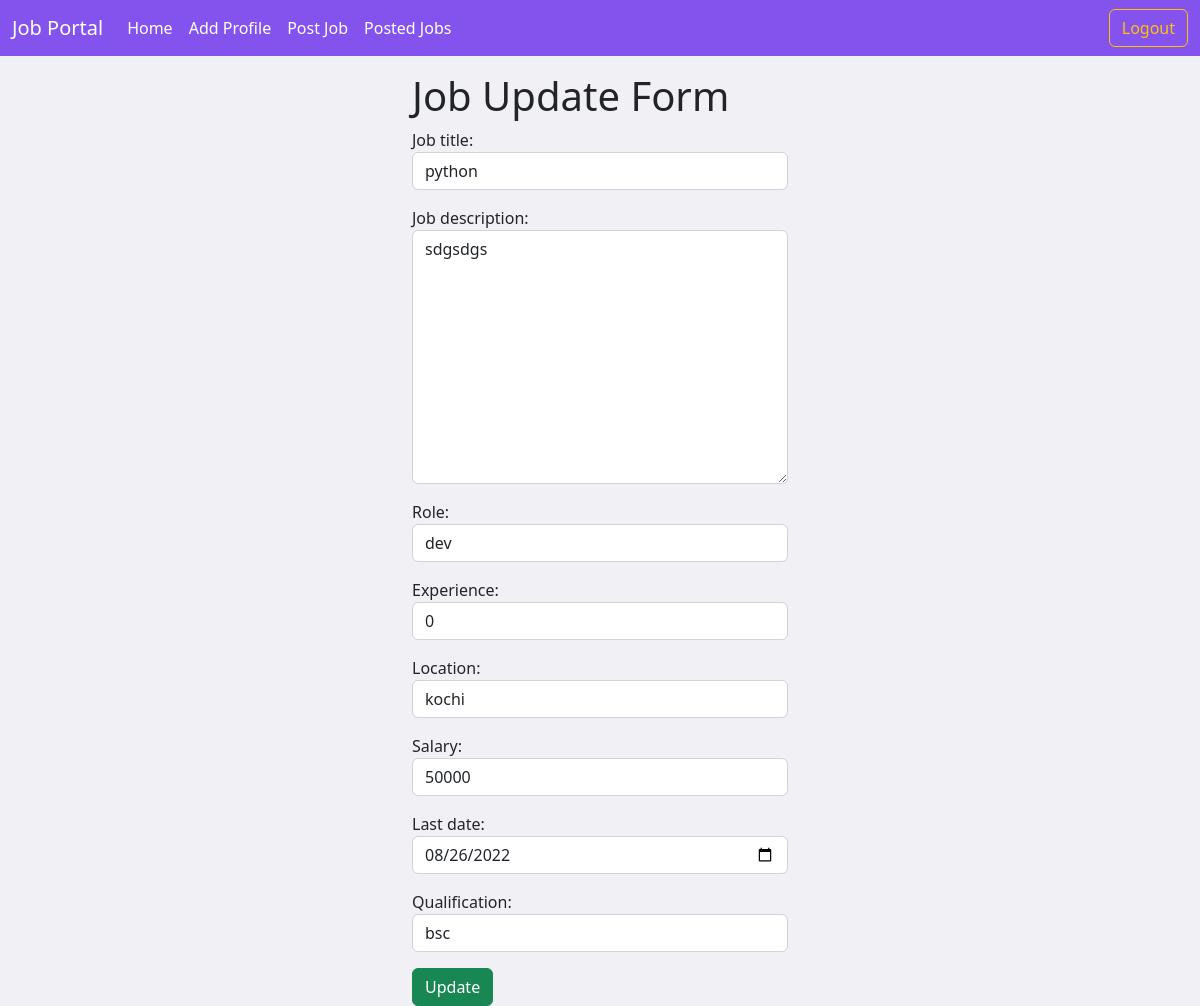
Page /employer/jobs/all/detail/edit/1 (signed in) on the committed database.
### employer/models.py (models this page shows, shortened)
class Jobs(models.Model):
    posted_by = models.ForeignKey(User, on_delete=models.CASCADE, related_name="company")
    job_title = models.CharField(max_length=120)
    job_description = models.TextField()
    role = models.CharField(max_length=120)
    experience = models.PositiveIntegerField(default=0)
    location = models.CharField(max_length=120)
    salary = models.PositiveIntegerField()
    created_date = models.DateField(auto_now_add=True)
    last_date = models.DateField(null=True)
    qualification = models.CharField(max_length=120, null=True)

### employer/views.py (the view)
# urls.py: path("jobs/all/detail/edit/<int:id>", views.JobEditView.as_view(), name="emp-jobedit"),
@method_decorator(signin_required, name="dispatch")
class JobEditView(UpdateView):
    model = Jobs
    form_class = JobUpdateForm
    template_name = "emp-jobedit.html"
    success_url = reverse_lazy("emp-listjob")
    pk_url_kwarg = "id"

### employer/forms.py
class JobUpdateForm(forms.ModelForm):
    class Meta:
        model = Jobs
        exclude = ("posted_by", "created_date")
        widgets = {
            "job_title": forms.TextInput(attrs={"class": "form-control"}),
            "job_description": forms.Textarea(attrs={"class": "form-control"}),
            "role": forms.TextInput(attrs={"class": "form-control"}),
            "experience": forms.NumberInput(attrs={"class": "form-control"}),
            "location": forms.TextInput(attrs={"class": "form-control"}),
            "salary": forms.NumberInput(attrs={"class": "form-control"}),
            "last_date": forms.DateInput(attrs={"class": "form-control", "type": "date"}),
            "qualification": forms.TextInput(attrs={"class": "form-control"})
        }

### employer/templates/emp-jobedit.html (shortened to what this page needs)
{%extends 'base_emp.html'%}
{%block body_block%}
<div class="container-fluid mt-3">
  <div class="row">
    <div class="col-4"></div>
    <div class="col-4">
      <form action="" method="post">
        <h1>Job Update Form</h1>
        {{form.as_p}}
        <input class="btn btn-success" type="submit" value="Update">
      </form>
    </div>
    <div class="col-4"></div>
  </div>
</div>
{%endblock%}

### users/static/css/style.css (style rules this page uses)
body { height:100vh; background-color:#f1f0f5; }

### rows in the picture
Jobs: job_title "python", job_description "sdgsdgs", role "dev", experience "0", location "kochi", salary "50000", last_date "08/26/2022", qualification "bsc"
